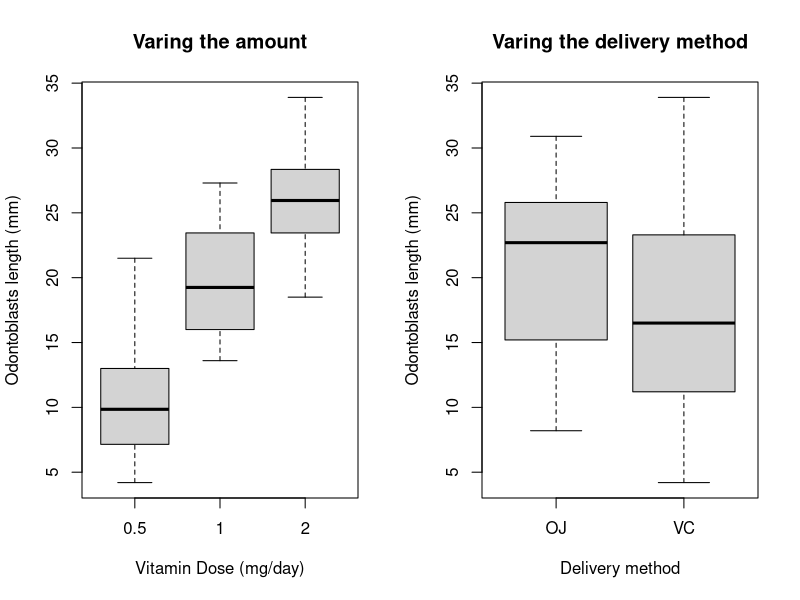

The R source for this figure:
## ---- chunk 1
knitr::opts_chunk$set(echo = TRUE)
## ---- chunk 2
data(ToothGrowth)
dim(ToothGrowth)
## ---- chunk 3
head(ToothGrowth)
## ---- chunk 4
str(ToothGrowth)
## ---- chunk 5
summary(ToothGrowth$len)
## ---- chunk 6
par(mfrow=c(1,2))
boxplot(len ~ dose, data = ToothGrowth, main = "Varing the amount" , 
        xlab="Vitamin Dose (mg/day)", ylab="Odontoblasts length (mm)")
boxplot(len ~ supp, data = ToothGrowth, main = "Varing the delivery method", 
        xlab="Delivery method", ylab="Odontoblasts length (mm)")
## ---- chunk 7
library(dplyr)
## ---- chunk 8
dose2.0 <- filter(ToothGrowth, dose == 2)
dose1.0 <- filter(ToothGrowth, dose == 1)

t.test(dose2.0$len, dose1.0$len, paired = F, var.equal = T, alternative = "greater")
## ---- chunk 9
dose1.0 <- filter(ToothGrowth, dose == 1)
dose0.5 <- filter(ToothGrowth, dose == 0.5)

t.test(dose1.0$len, dose0.5$len, paired = F, var.equal = T, alternative = "greater")
## ---- chunk 10
VC <- filter(ToothGrowth, supp == 'VC')
OJ <- filter(ToothGrowth, supp == 'OJ')

t.test(OJ$len, VC$len, paired = F, var.equal = T, alternative = "greater")
